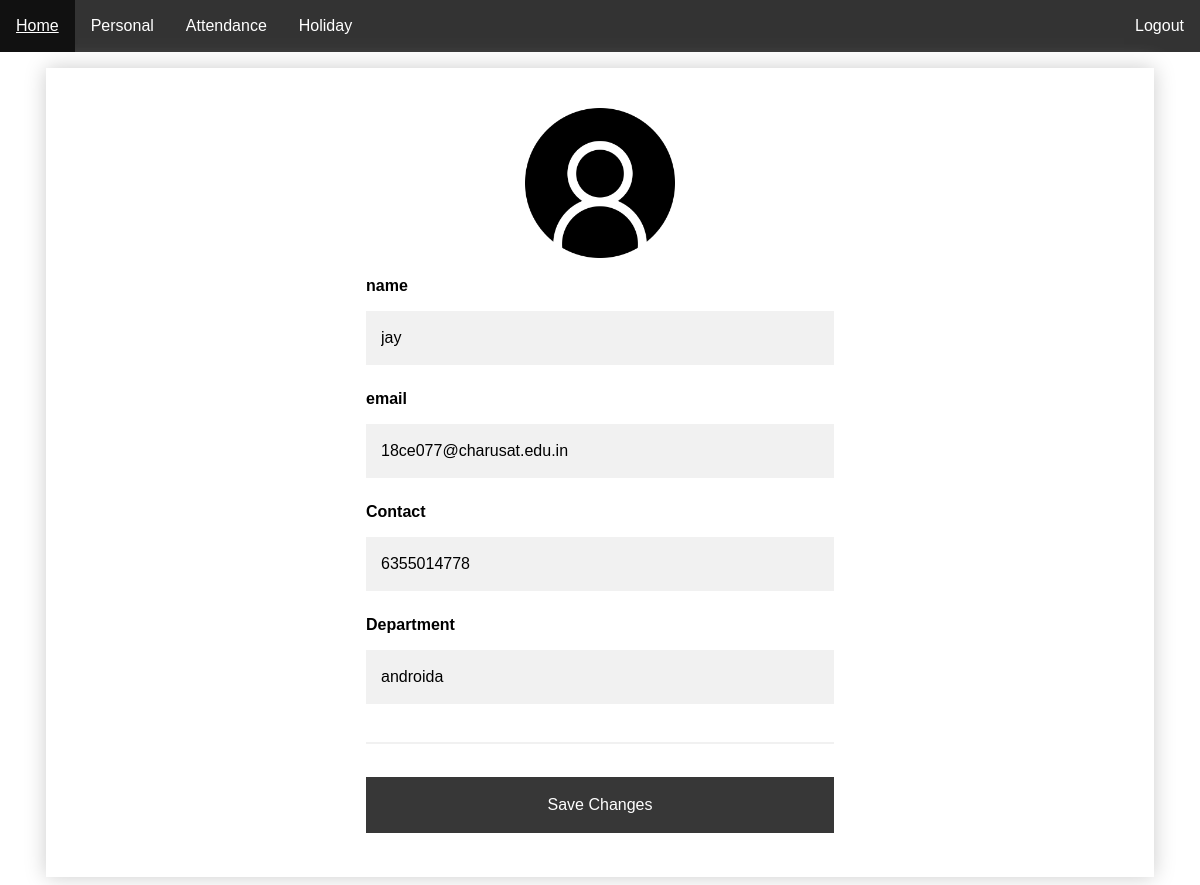
The app's page /view_my_profile (signed in) with its own data.
### users/models.py (models this page shows)
class User_details(models.Model):
	user=models.ForeignKey(User,on_delete=models.CASCADE)
	email=models.CharField(max_length=120)
	contact=models.CharField(max_length=10)
	department=models.CharField(max_length=100)

### recognition/views.py (the view)
# urls.py: path('view_my_profile',recog_views.view_my_profile,name="view-my-profile"),
@login_required
def view_my_profile(request):
	users=request.user
	q=0
	p=0
	u=User_details.objects.filter(user=users).exists()
	if u:
		qs=User_details.objects.get(user=users)
		p=1
	else:
		print("not present")
		qs=users
		q=1
	print(qs)
	return render(request,'recognition/user_profile.html',{'qs':qs,'q':q,'p':p})

### recognition/templates/recognition/user_profile.html (shortened to what this page needs)
{% load static %}
{% load crispy_forms_tags %}
<!DOCTYPE html>
<html>
<head>
   <link rel="stylesheet" href="https://maxcdn.bootstrapcdn.com/bootstrap/4.0.0/css/bootstrap.min.css">
</head>
<body>
  <ul>
    <li class="active"><a href="{%url 'dashboard' %}" style="color: white;">Home</a></li>
    <li><a href="{%url 'view-my-profile' %}">Personal</a></li>
    <li><a href="{%url 'view-my-attendance-employee-login' %}">Attendance</a></li>
    <li><a href="{%url 'employee-holiday' %}">Holiday</a></li>
    <li style="float:right"><a href="{% url 'logout' %}">Logout</a></li>
  </ul>
<div class="container">
<div  style="border: solid  rgba(204, 204, 204, 0.288) 0px; box-shadow: #ccc 0px 0px 20px ;padding: 20px;" >
<div style="margin-top: 20px;">
  <img  src="{% static 'recognition/img/user1.png' %}"  class="img-responsive" style="width:150px;height:150px;margin-left: auto;margin-right: auto;"/>
</div>
  <div class="container" style="border:solid px #ccc;background-color: rgb(255, 255, 255);width: 500px; text-emphasis-color: #222;">
    <form method="POST" action = "{% url 'change-profile' %}">
    {%if p%}
    <div style="color: black;">
      <label for="email" style="color: black;"><b>name</b></label>
      <input type="text"  name="name" value={{qs.user}} id="email" required>
      <label for="psw"><b>email</b></label>
      <input type="email" value={{qs.email}} name="email" id="psw" required>
      <label for="psw-repeat"><b>Contact</b></label>
      <input type="number" value={{qs.contact}} name="contact" id="psw-repeat" required>
      <label for="psw-repeat"><b>Department</b></label>
      <input type="text" value={{qs.department}} name="department" id="psw-repeat" required>
      <hr></div>
      {%endif%}
    <button type="submit" class="registerbtn" style="background-color: #222;">Save Changes</button>
    </form>
  </div>
</div>
</div>
</body>
</html>

### recognition/templates/recognition/user_profile.html (style rules this page uses)
body { font-family: Arial, Helvetica, sans-serif; background-color: white;; }
* { box-sizing: border-box; }
.container { padding: 16px; background-color: white; }
input[type=text], input[type=password],input[type=email],input[type=number] { width: 100%; padding: 15px; margin: 5px 0 22px 0; display: inline-block; border: none; background: #f1f1f1; }
hr { border: 1px solid #f1f1f1; margin-bottom: 25px; }
.registerbtn { color: white; padding: 16px 20px; margin: 8px 0; border: none; cursor: pointer; width: 100%; opacity: 0.9; }
img { display: block; margin-left: auto; margin-right: auto; }
a { color: dodgerblue; }
ul { list-style-type: none; margin: 0; padding: 0; overflow: hidden; background-color: #333; }
li { float: left; border-right:0px solid #bbb; }
li:last-child { border-right: none; }
li a { display: block; color: white; text-align: center; padding: 14px 16px; text-decoration: none; }
.active { background-color: #4CAF50; }
label { color: #000; }

### records on screen
User_details: name "jay", email "18ce077@charusat.edu.in", contact "6355014778", department "androida"
